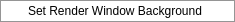
<?xml version="1.0" encoding="UTF-8"?>
<ui version="4.0">
 <class>SettingMenuBuilder</class>
 <widget class="QMenu" name="SettingMenuBuilder">
  <property name="statusTip">
   <string>Set Render Window Color</string>
  </property>
  <property name="title">
   <string>Setting</string>
  </property>
  <action name="actionRenderWinBackColorSet">
   <property name="icon">
    <iconset resource="scanner.qrc">
     <normaloff>:/scanner/Resources/Icons/colorA.ico</normaloff>:/scanner/Resources/Icons/colorA.ico</iconset>
   </property>
   <property name="text">
    <string>Set Render Window Background</string>
   </property>
   <property name="toolTip">
    <string>Set Render Window Backcolor</string>
   </property>
   <property name="statusTip">
    <string>Set Render Window Background</string>
   </property>
  </action>
  <addaction name="actionRenderWinBackColorSet"/>
 </widget>
 <resources>
  <include location="scanner.qrc"/>
 </resources>
 <connections/>
</ui>
